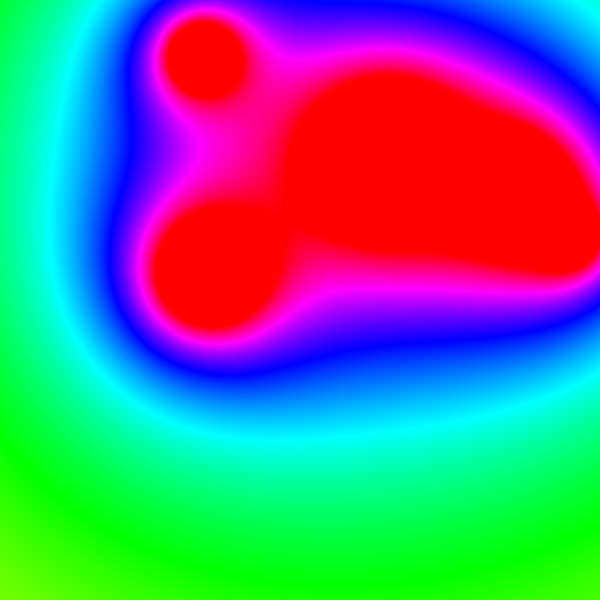
Frame 1 (no input)
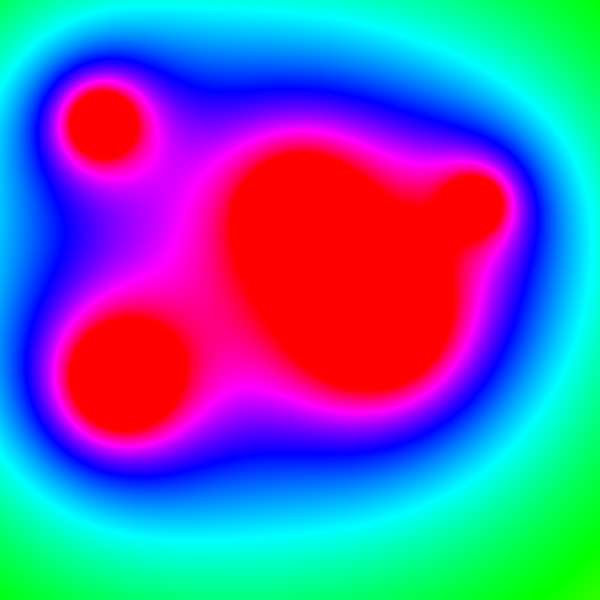
Frame 60 (the mouse pressed at the canvas centre just before this capture)
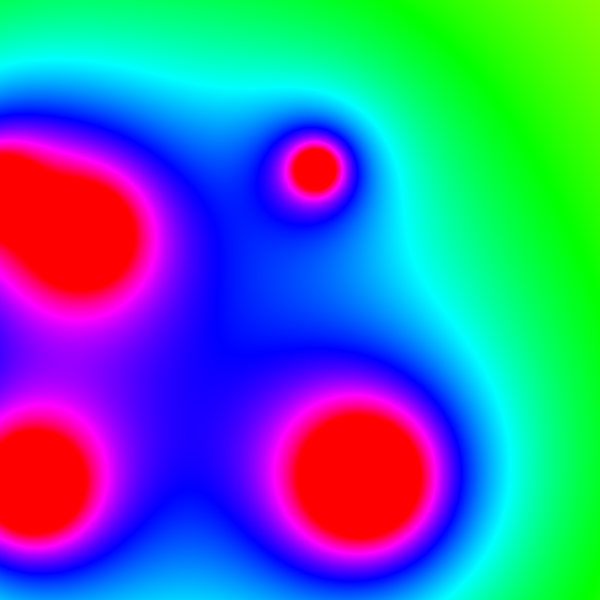
Frame 120 (the mouse held since frame 60 and released just before this capture)

The Processing sketch that drew these frames (run headless with seeded random() and noise(); from frame 60 on, the mouse is pressed at the canvas centre):

// Processing sketch: Metaballs
// ── Metaballs.pde
Blob[] blobs;

void setup() {
  size(600, 600);
  colorMode(HSB);
  blobs = new Blob[5];
  for (int i = 0; i < blobs.length; i++) {
    blobs[i] = new Blob(random(width), random(height), random(10, 40));
  }
}

void draw() {
  background(51);

  loadPixels();
  for (int x = 0; x < width; x++) {
    for (int y = 0; y < height; y++) {
      int ind = x + y* width;
      float sum = 0;
      for (Blob b : blobs) {
        float d = dist(x, y, b.pos.x, b.pos.y);
        sum += 300 * b.r / d;
      }
      pixels[ind] = color(sum, 255, 255);
    }
  }
  updatePixels();

  for (Blob b : blobs) {
    // b.render();
    b.tick();
  }
}

// ── Blob.pde
class Blob {

  PVector pos, vel;
  float r;

  Blob(float x, float y, float r) {
    pos = new PVector(x, y);
    vel = PVector.random2D();
    vel.mult(random(2, 5));
    this.r = r;
  }

  void bounce() {
    if (pos.x > width || pos.x < 0) {
      vel.x *= -1;
    }

    if (pos.y > height || pos.y < 0) {
      vel.y *= -1;
    }
  }

  void tick() {
    pos.add(vel);

    this.bounce();
  }

  void render() {
    pushMatrix();
    noFill();
    stroke(0);
    strokeWeight(4);
    ellipse(pos.x, pos.y, r * 2, r * 2);
    popMatrix();
  }

}
